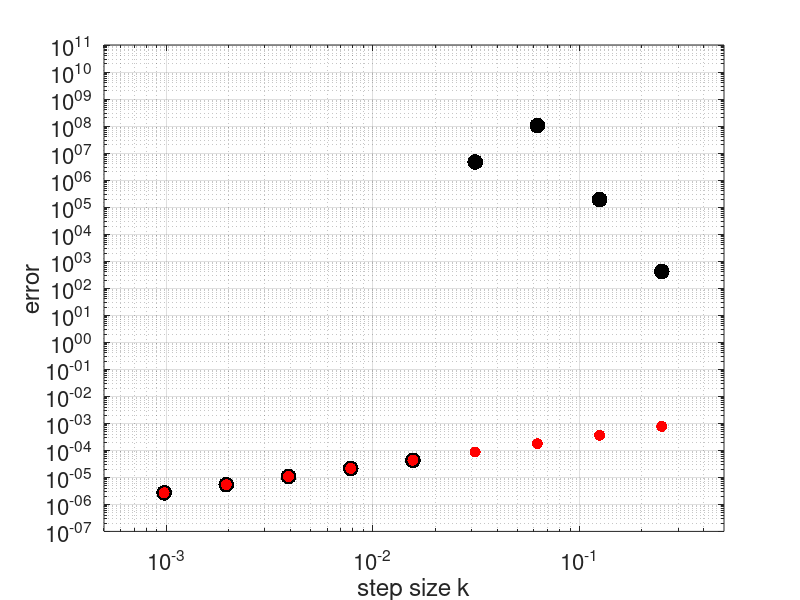

Source code (MATLAB):
% stiffness: forward Euler and backward Euler
% on u' = -100(u-cos(t)) - sin(t)

Hf = figure(1); clf;
%hold on
%H = get(Hf, 'children');  set(H, 'fontsize', 16);

ms = 'markersize';
tmax = 1; exact = cos(tmax);

%% First, use forward euler
for logk = 2:10
  k = .5^logk;
  nsteps = tmax/k;
  t = 0; v = cos(t); f = -sin(t);
  for n = 1:nsteps
    t = (n-1)*k;
    % try this:
    %f = -sin(t)
    % then this:
    f = -sin(t) -100*(v - cos(t));
    vnew = v + k*f;
    v = vnew;
  end
  error = abs(v(end) - exact);
  loglog(k,error,'.k',ms,34)

  H = get(Hf, 'children');  set(H, 'fontsize', 16);
  axis([.5e-3 .5 1e-7 1e11]), grid on, hold on
  xlabel('step size k')
  ylabel('error')
  %pause
end

%% Next, backward Euler
for logk = 2:10
  k = .5^logk;
  nsteps = tmax/k;
  t = 0; v = cos(t); f = -sin(t);
  for n = 1:nsteps
    t = (n-1)*k;
    % backward Euler: vnew = v + k*f(t+k, vnew)
    % sub in an re-arrange, carefully this time ;-)
    vnew = (v + k*(-sin(t+k)  + 100*cos(t+k)))  / (1+k*100);
    v = vnew;
  end
  error = abs(v(end) - exact);
  loglog(k,error,'.r', ms, 24)
  %pause
end

